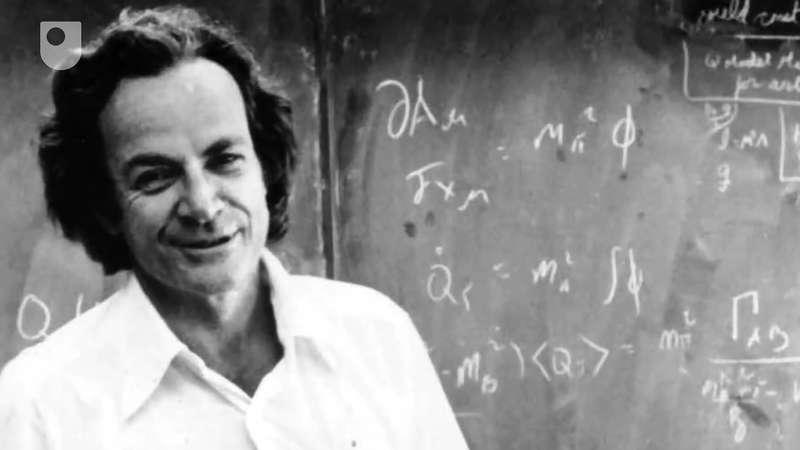
#> input picture correlation/images/test.jpg, 800 x 450 px
$ python convolutions.py --image ../correlation/images/test.jpg
#> lines starting #> are read from the running program, lines starting #| are printed output that depends on the picture; after the words box and inside, x2 and y2 are one past the last pixel; in counts of white or black regions, pixels touching at a corner belong together

from skimage.exposure import rescale_intensity
import numpy as np
import argparse
import cv2

apo = argparse.ArgumentParser()
apo.add_argument('-i','--image', required = True, help = "Path to the image you wish to convolve")
args = vars(apo.parse_args())

def correlation(img, kernel):
    #adding padding to the image to not lose the spatial dimensions

    img_h, img_w = img.shape[:2]
    k_h, k_w = kernel.shape[:2]

    pad = (k_w - 1)//2

    #aaplying padding to the image

    img_pad = cv2.copyMakeBorder(img, pad, pad, pad, pad, cv2.BORDER_REPLICATE)
    print("[INFORMATION] Padding on the input image has been applied")

    #creating an output matrix of the size of the image
    output = np.ones((img_h, img_w))

    #moving through the image and picking the region of interest
    #multiplying that by the kernel
    for i in range(0, img_h):
        for j in range(0, img_w):
            i = img_pad[i:k_h+i, j:k_w+j]
            value = (i*kernel).sum()
            output[img_h-1, img_w-1] = value

    #the output must have value between (0,255)
    output = rescale_intensity(output, in_range=(0, 255))
    output = (output * 255).astype("uint8")

    return output

kernel = np.ones((3,3))

img = cv2.imread(args["image"])
#> img is the input picture: shape (450, 800, 3); min 0, max 255, mean 137.8
img = cv2.resize(img, (300,200))
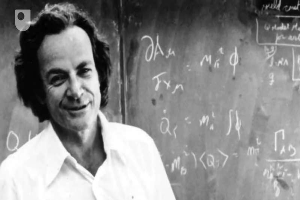
#> img: shape (200, 300, 3); min 0, max 255, mean 137.7
c = correlation(img, kernel)
#> in correlation, `img_pad = cv2.copyMakeBorder(img, pad, pad, pad, pad, cv2.BORDER_REPLI..`:
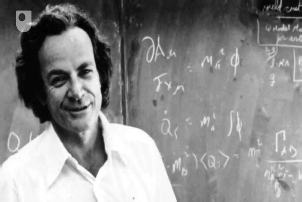
#> img_pad: shape (202, 302, 3); min 0, max 255, mean 137.6
#> after the loop in correlation, `for i in range(0, img_h):`:
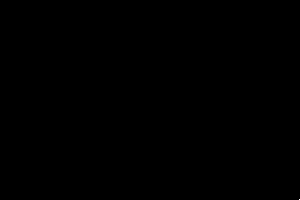
#> output: shape (200, 300) float64; values 1 (black) and 1134 (white), 0% white in thin lines or dots, all inside (x1, y1, x2, y2) = (299, 199, 300, 200)
#> (the run stopped early here; a loop or call above may not have finished)
